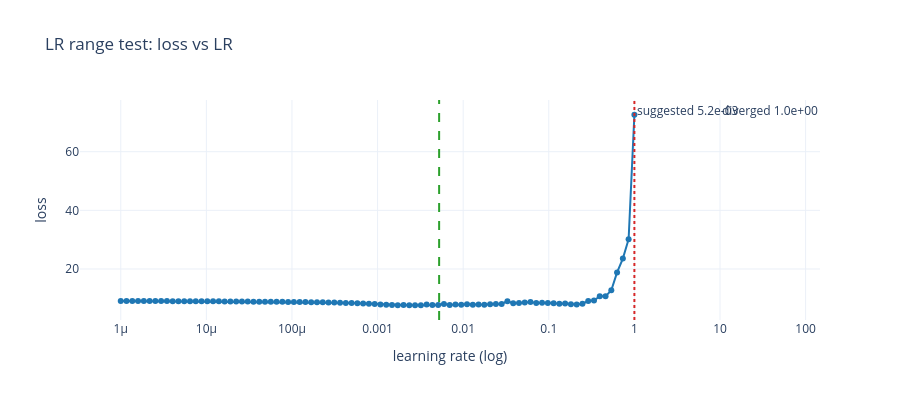

The notebook cell this image was saved under:
### Code cell
data = load_json(CAL / "lr_range.json")
recs = data["records"]
lrs = [r["lr"] for r in recs]
fig = go.Figure()
fig.add_trace(go.Scatter(x=lrs, y=[r["loss"] for r in recs], mode="lines+markers", name="loss",
                         line=dict(color="#1f77b4")))
fig.add_vline(x=data["suggested_lr"], line_dash="dash", line_color="#2ca02c",
              annotation_text=f'suggested {data["suggested_lr"]:.1e}')
if data["diverged_at_lr"]:
    fig.add_vline(x=data["diverged_at_lr"], line_dash="dot", line_color="#d62728",
                  annotation_text=f'diverged {data["diverged_at_lr"]:.1e}')
fig.update_xaxes(type="log", title="learning rate (log)")
fig.update_layout(title="LR range test: loss vs LR", yaxis_title="loss", template="plotly_white", height=400)
fig.show()
print(f"suggested_lr = {data['suggested_lr']:.2e}  (steepest {data['steepest_descent_lr']:.2e}, "
      f"diverged {data['diverged_at_lr']})")
print(data["logic"])

### Figure 1 — Plotly figure (JSON) as saved in the notebook; plotly's stock layout.template omitted (floating-point values rounded to 4 significant figures)
{"data": [{"line": {"color": "#1f77b4"}, "mode": "lines+markers", "name": "loss", "type": "scatter", "x": [1e-06, 1.168e-06, 1.364e-06, 1.593e-06, 1.861e-06, 2.173e-06, 2.538e-06, 2.964e-06, 3.462e-06, 4.043e-06, 4.722e-06, 5.515e-06, 6.442e-06, 7.523e-06, 8.787e-06, 1.026e-05, 1.199e-05, 1.4e-05, 1.635e-05, 1.909e-05, 2.23e-05, 2.605e-05, 3.042e-05, 3.553e-05, 4.149e-05, 4.846e-05, 5.66e-05, 6.61e-05, 7.72e-05, 9.017e-05, 0.0001053, 0.000123, 0.0001436, 0.0001678, 0.0001959, 0.0002288, 0.0002673, 0.0003122, 0.0003646, 0.0004258, 0.0004973, 0.0005808, 0.0006784, 0.0007923, 0.0009253, 0.001081, 0.001262, 0.001474, 0.001722, 0.002011, 0.002348, 0.002743, 0.003203, 0.003741, 0.00437, 0.005103, 0.00596, 0.006961, 0.00813, 0.009496, 0.01109, 0.01295, 0.01513, 0.01767, 0.02064, 0.0241, 0.02815, 0.03287, 0.03839, 0.04484, 0.05237, 0.06117, 0.07144, 0.08344, 0.09745, 0.1138, 0.1329, 0.1552, 0.1813, 0.2118, 0.2473, 0.2889, 0.3374, 0.394, 0.4602, 0.5374, 0.6277, 0.7331, 0.8562, 1.0], "y": [9.069, 9.053, 9.047, 9.054, 9.062, 9.049, 9.046, 9.054, 9.046, 9.041, 9.034, 9.014, 9.011, 9.012, 9.0, 8.99, 8.989, 8.964, 8.943, 8.943, 8.91, 8.896, 8.903, 8.869, 8.838, 8.845, 8.816, 8.805, 8.8, 8.774, 8.772, 8.767, 8.717, 8.697, 8.67, 8.619, 8.586, 8.576, 8.502, 8.438, 8.364, 8.296, 8.21, 8.129, 8.033, 7.887, 7.838, 7.719, 7.636, 7.713, 7.636, 7.636, 7.65, 7.883, 7.717, 7.735, 8.044, 7.728, 7.877, 7.797, 7.976, 7.833, 7.863, 7.786, 7.982, 8.034, 8.084, 9.034, 8.295, 8.4, 8.583, 8.727, 8.389, 8.485, 8.382, 8.341, 8.136, 8.261, 7.989, 7.931, 8.155, 9.056, 9.271, 10.73, 10.68, 12.74, 18.84, 23.56, 30.16, 72.6]}], "layout": {"annotations": [{"showarrow": false, "text": "suggested 5.2e-03", "x": 0.005237, "xanchor": "left", "xref": "x", "y": 1, "yanchor": "top", "yref": "y domain"}, {"showarrow": false, "text": "diverged 1.0e+00", "x": 1.0, "xanchor": "left", "xref": "x", "y": 1, "yanchor": "top", "yref": "y domain"}], "height": 400, "shapes": [{"line": {"color": "#2ca02c", "dash": "dash"}, "type": "line", "x0": 0.005237, "x1": 0.005237, "xref": "x", "y0": 0, "y1": 1, "yref": "y domain"}, {"line": {"color": "#d62728", "dash": "dot"}, "type": "line", "x0": 1.0, "x1": 1.0, "xref": "x", "y0": 0, "y1": 1, "yref": "y domain"}], "title": {"text": "LR range test: loss vs LR"}, "xaxis": {"title": {"text": "learning rate (log)"}, "type": "log"}, "yaxis": {"title": {"text": "loss"}}}}
